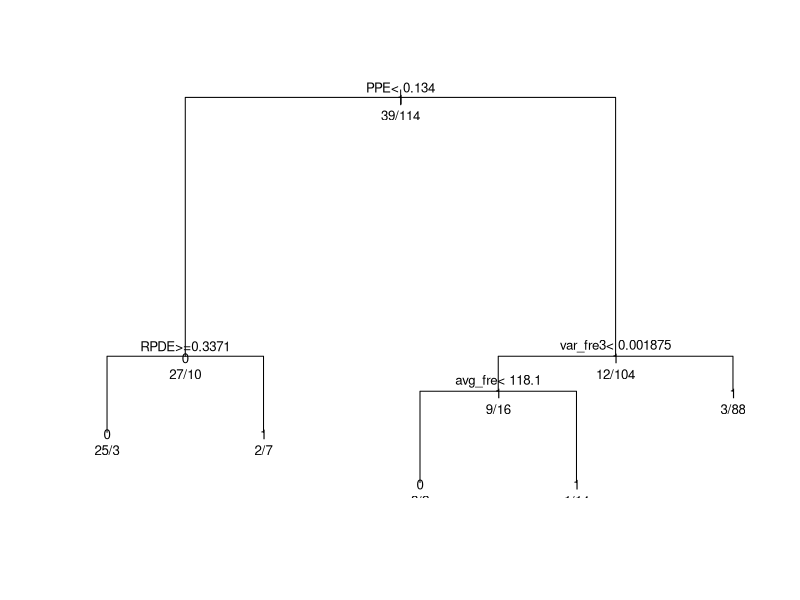

This chart was generated by the following R code:
# Load necessary libraries
library(rpart)
library(caret)

# Load the dataset

data <- read.csv("parkinson_no_outlier.csv")
data <- data[,-1]


# Ensure 'status' is a factor
data$status <- as.factor(data$status)

# Split the dataset into training and testing sets
set.seed(123)  # For reproducibility
trainIndex <- createDataPartition(data$status, p = 0.8, list = FALSE)
train_data <- data[trainIndex, ]
test_data <- data[-trainIndex, ]

# Train the Decision Tree model
dt_model <- rpart(status ~ ., data = train_data, method = "class")

# Print the model summary
print(dt_model)

# Save the plot as a PNG file
png("decision_tree_plot.png", width = 800, height = 600)
plot(dt_model)
text(dt_model, use.n = TRUE, all = TRUE, cex = 0.8)
dev.off()

# Make predictions on the test set
dt_predictions <- predict(dt_model, newdata = test_data, type = "class")

# Evaluate the model performance
dt_conf_matrix <- confusionMatrix(dt_predictions, test_data$status)
print(dt_conf_matrix)


